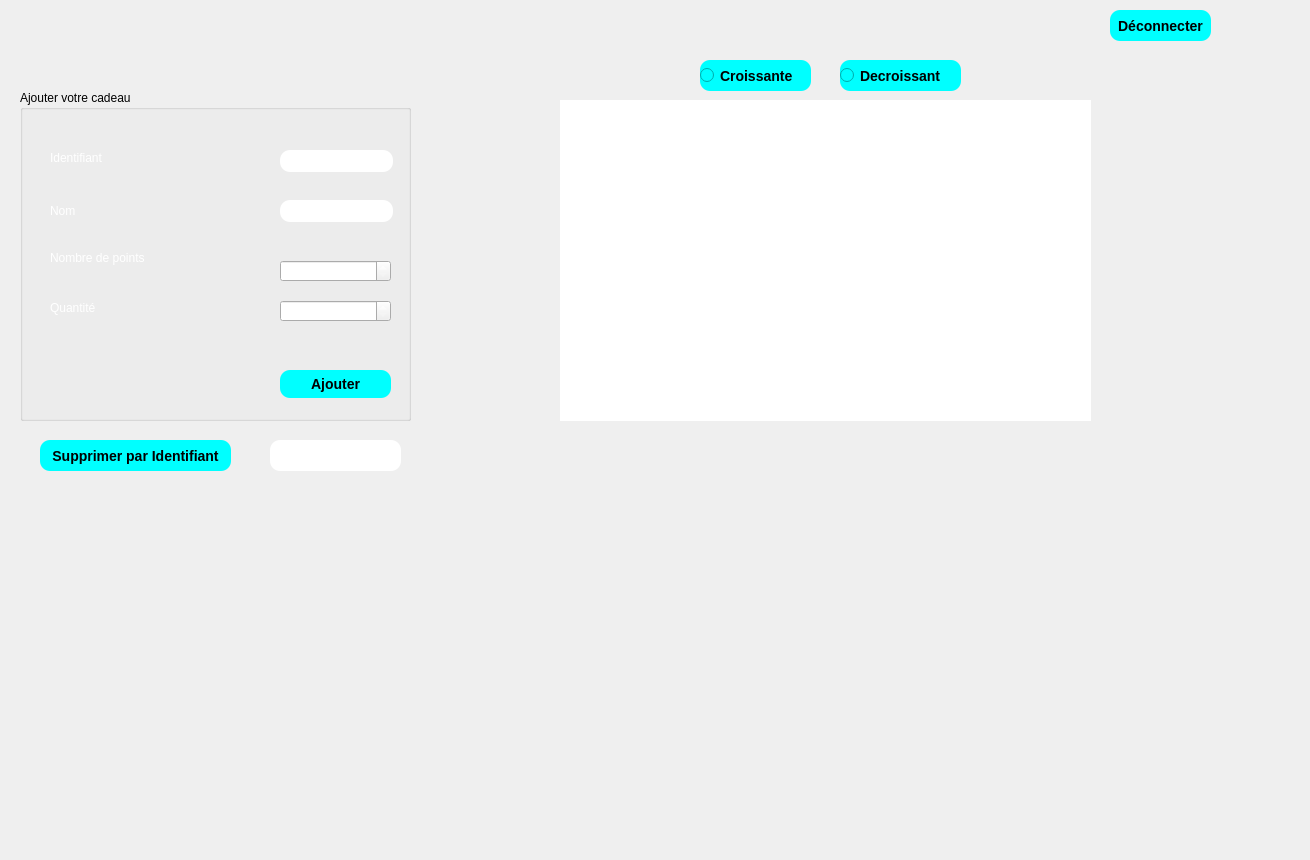
   <widget class="QWidget" name="tab_5">
    <attribute name="title">
     <string>Cadeaux</string>
    </attribute>
    <widget class="QGroupBox" name="groupBox_4">
     <property name="geometry">
      <rect>
       <x>20</x>
       <y>90</y>
       <width>391</width>
       <height>331</height>
      </rect>
     </property>
     <property name="styleSheet">
      <string notr="true">font: 12pt &quot;MS Shell Dlg 2&quot;;</string>
     </property>
     <property name="title">
      <string>Ajouter votre cadeau</string>
     </property>
     <widget class="QLabel" name="label_18">
      <property name="geometry">
       <rect>
        <x>30</x>
        <y>60</y>
        <width>81</width>
        <height>16</height>
       </rect>
      </property>
      <property name="styleSheet">
       <string notr="true">color: rgb(255, 255, 255);
font: 11pt &quot;MS Shell Dlg 2&quot;;</string>
      </property>
      <property name="text">
       <string>Identifiant</string>
      </property>
     </widget>
     <widget class="QLabel" name="label_19">
      <property name="geometry">
       <rect>
        <x>30</x>
        <y>110</y>
        <width>61</width>
        <height>21</height>
       </rect>
      </property>
      <property name="styleSheet">
       <string notr="true">color: rgb(255, 255, 255);
font: 11pt &quot;MS Shell Dlg 2&quot;;</string>
      </property>
      <property name="text">
       <string>Nom</string>
      </property>
     </widget>
     <widget class="QLabel" name="label_20">
      <property name="geometry">
       <rect>
        <x>30</x>
        <y>160</y>
        <width>141</width>
        <height>16</height>
       </rect>
      </property>
      <property name="styleSheet">
       <string notr="true">color: rgb(255, 255, 255);
font: 11pt &quot;MS Shell Dlg 2&quot;;</string>
      </property>
      <property name="text">
       <string>Nombre de points</string>
      </property>
     </widget>
     <widget class="QLabel" name="label_21">
      <property name="geometry">
       <rect>
        <x>30</x>
        <y>210</y>
        <width>81</width>
        <height>16</height>
       </rect>
      </property>
      <property name="styleSheet">
       <string notr="true">color: rgb(255, 255, 255);
font: 11pt &quot;MS Shell Dlg 2&quot;;</string>
      </property>
      <property name="text">
       <string>Quantité</string>
      </property>
     </widget>
     <widget class="QLineEdit" name="Ajouter_id_cadeau_2">
      <property name="geometry">
       <rect>
        <x>260</x>
        <y>60</y>
        <width>113</width>
        <height>22</height>
       </rect>
      </property>
      <property name="styleSheet">
       <string notr="true">color: black;
                                         background-color: white;
                                         border-radius: 10px;
                                         font: bold 14px;</string>
      </property>
     </widget>
     <widget class="QLineEdit" name="ajouter_nom_cadeau_2">
      <property name="geometry">
       <rect>
        <x>260</x>
        <y>110</y>
        <width>113</width>
        <height>22</height>
       </rect>
      </property>
      <property name="styleSheet">
       <string notr="true">color: black;
                                         background-color: white;
                                         border-radius: 10px;
                                         font: bold 14px;</string>
      </property>
     </widget>
     <widget class="QPushButton" name="Ajouter_cadeau_2">
      <property name="geometry">
       <rect>
        <x>260</x>
        <y>280</y>
        <width>111</width>
        <height>28</height>
       </rect>
      </property>
      <property name="styleSheet">
       <string notr="true">color: black;
                                         
background-color: rgb(0, 255, 255);
                                         border-radius: 10px;
                                         font: bold 14px;</string>
      </property>
      <property name="text">
       <string>Ajouter</string>
      </property>
     </widget>
     <widget class="QSpinBox" name="Ajouter_nombrepts_cadeau_2">
      <property name="geometry">
       <rect>
        <x>260</x>
        <y>170</y>
        <width>111</width>
        <height>22</height>
       </rect>
      </property>
      <property name="styleSheet">
       <string notr="true">color: rgb(255, 255, 255);</string>
      </property>
     </widget>
     <widget class="QSpinBox" name="Ajouter_quantite_cadeau_2">
      <property name="geometry">
       <rect>
        <x>260</x>
        <y>210</y>
        <width>111</width>
        <height>22</height>
       </rect>
      </property>
      <property name="styleSheet">
       <string notr="true">color: rgb(255, 255, 255);</string>
      </property>
     </widget>
    </widget>
    <widget class="QPushButton" name="supprimer_cadeau_2">
     <property name="geometry">
      <rect>
       <x>40</x>
       <y>440</y>
       <width>191</width>
       <height>31</height>
      </rect>
     </property>
     <property name="styleSheet">
      <string notr="true">color: black;
                                         
background-color: rgb(0, 255, 255);
                                         border-radius: 10px;
                                         font: bold 14px;</string>
     </property>
     <property name="text">
      <string>Supprimer par Identifiant</string>
     </property>
    </widget>
    <widget class="QLabel" name="label_22">
     <property name="geometry">
      <rect>
       <x>-70</x>
       <y>-150</y>
       <width>1301</width>
       <height>851</height>
      </rect>
     </property>
     <property name="text">
      <string/>
     </property>
     <property name="pixmap">
      <pixmap>../../Downloads/e-sport.jpg</pixmap>
     </property>
    </widget>
    <widget class="QTableView" name="table_cadeau_2">
     <property name="geometry">
      <rect>
       <x>560</x>
       <y>100</y>
       <width>531</width>
       <height>321</height>
      </rect>
     </property>
     <property name="styleSheet">
      <string notr="true">color: black;
                                        
font: 14pt &quot;MS Shell Dlg 2&quot;;
                                         border-radius: 10px;
                                         font: bold 14px;</string>
     </property>
    </widget>
    <widget class="QLineEdit" name="supprimer_cadeau">
     <property name="geometry">
      <rect>
       <x>270</x>
       <y>440</y>
       <width>131</width>
       <height>31</height>
      </rect>
     </property>
     <property name="styleSheet">
      <string notr="true">color: black;
                                         background-color: white;
                                         border-radius: 10px;
                                         font: bold 14px;</string>
     </property>
    </widget>
    <widget class="QRadioButton" name="tri_asc_cad">
     <property name="geometry">
      <rect>
       <x>700</x>
       <y>60</y>
       <width>111</width>
       <height>31</height>
      </rect>
     </property>
     <property name="styleSheet">
      <string notr="true">color: black;
                                         
background-color: rgb(0, 255, 255);
                                         border-radius: 10px;
                                         font: bold 14px;</string>
     </property>
     <property name="text">
      <string>Croissante</string>
     </property>
    </widget>
    <widget class="QRadioButton" name="tri_desc_cad">
     <property name="geometry">
      <rect>
       <x>840</x>
       <y>60</y>
       <width>121</width>
       <height>31</height>
      </rect>
     </property>
     <property name="styleSheet">
      <string notr="true">color: black;
                                         
background-color: rgb(0, 255, 255);
                                         border-radius: 10px;
                                         font: bold 14px;</string>
     </property>
     <property name="text">
      <string>Decroissant</string>
     </property>
    </widget>
    <widget class="QPushButton" name="deconnecter_4">
     <property name="geometry">
      <rect>
       <x>1110</x>
       <y>10</y>
       <width>101</width>
       <height>31</height>
      </rect>
     </property>
     <property name="styleSheet">
      <string notr="true">color: black;
                                         
background-color: rgb(0, 255, 255);
                                         border-radius: 10px;
                                         font: bold 14px;</string>
     </property>
     <property name="text">
      <string>Déconnecter</string>
     </property>
    </widget>
    <zorder>label_22</zorder>
    <zorder>groupBox_4</zorder>
    <zorder>supprimer_cadeau_2</zorder>
    <zorder>table_cadeau_2</zorder>
    <zorder>supprimer_cadeau</zorder>
    <zorder>tri_asc_cad</zorder>
    <zorder>tri_desc_cad</zorder>
    <zorder>deconnecter_4</zorder>
   </widget>
